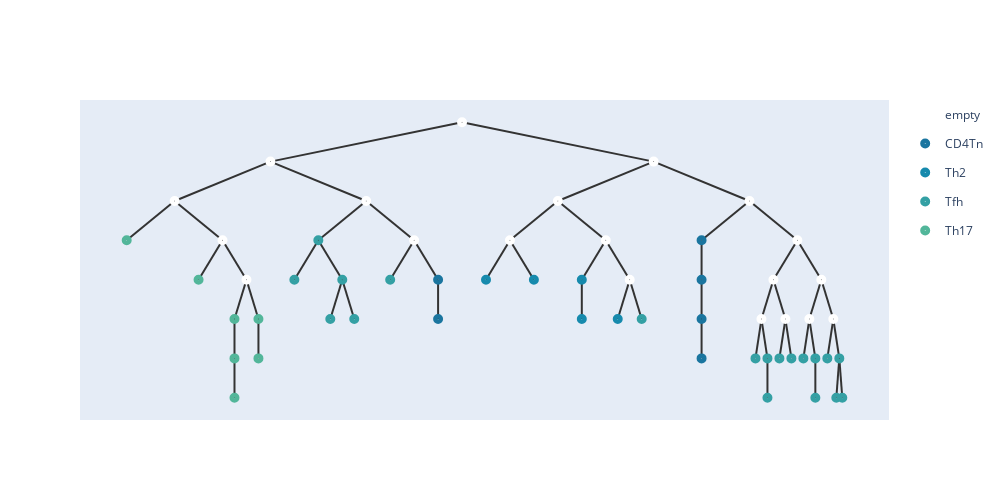

Write notebook code for a chart like this one.
### Code cell
temp,root = merge_points(similarities,root,nodes1,embeddings,5,percentile_25,percentile_5,n)
for i in nodes1:
    i.hyper = temp[int(i)]
    i.value =  temp[int(i)]
embeddings = temp.numpy();
add_meta(root,meta_list1,[])
show_tree(root,color=['#184e77','#1a759f','#168aad',"#34a0a4",'#52b69a','#99d98c','#76c893','#99d98c']).show_fig()
remove_meta(root);

### Figure 1 — Plotly figure (JSON) as saved in the notebook; plotly's stock layout.template omitted (floating-point values rounded to 4 significant figures)
{"data": [{"hoverinfo": "text", "hovertext": ["72", "69", "53", "52", "51", "62", "61", "71", "68", "63", "65", "58", "70", "67", "60", "56", "59", "66", "55", "64"], "legendgroup": "empty", "marker": {"color": "#fff", "size": 10, "symbol": "circle-dot"}, "mode": "markers+text", "name": "empty", "type": "scatter", "x": [5.5, 3.25, 2.125, 2.688, 2.969, 4.375, 4.938, 7.75, 6.625, 6.062, 7.188, 7.469, 8.875, 9.438, 9.156, 9.016, 9.297, 9.719, 9.578, 9.859], "y": [5, 3.5, 2, 0.5, -1, 2, 0.5, 3.5, 2, 0.5, 0.5, -1, 2, 0.5, -1, -2.5, -2.5, -1, -2.5, -2.5]}, {"hoverinfo": "text", "hovertext": ["24_CD4Tn", "1_CD4Tn", "4_CD4Tn", "25_CD4Tn", "2_CD4Tn", "27_CD4Tn"], "legendgroup": "CD4Tn", "marker": {"color": "#1a759f", "size": 10, "symbol": "circle-dot"}, "mode": "markers+text", "name": "CD4Tn", "type": "scatter", "x": [5.219, 5.219, 8.312, 8.312, 8.312, 8.312], "y": [-1, -2.5, 0.5, -1, -2.5, -4]}, {"hoverinfo": "text", "hovertext": ["17_Th2", "32_Th2", "20_Th2", "31_Th2", "0_Th2"], "legendgroup": "Th2", "marker": {"color": "#168aad", "size": 10, "symbol": "circle-dot"}, "mode": "markers+text", "name": "Th2", "type": "scatter", "x": [5.781, 6.344, 6.906, 6.906, 7.328], "y": [-1, -1, -1, -2.5, -2.5]}, {"hoverinfo": "text", "hovertext": ["21_Tfh", "36_Tfh", "15_Tfh", "9_Tfh", "28_Tfh", "10_Tfh", "26_Tfh", "13_Tfh", "29_Tfh", "23_Tfh", "30_Tfh", "33_Tfh", "11_Tfh", "3_Tfh", "35_Tfh", "12_Tfh", "8_Tfh", "34_Tfh", "19_Tfh"], "legendgroup": "Tfh", "marker": {"color": "#34a0a4", "size": 10, "symbol": "circle-dot"}, "mode": "markers+text", "name": "Tfh", "type": "scatter", "x": [3.812, 3.531, 4.094, 3.953, 4.234, 4.656, 7.609, 8.945, 9.086, 9.086, 9.227, 9.367, 9.508, 9.648, 9.648, 9.789, 9.93, 9.895, 9.965], "y": [0.5, -1, -1, -2.5, -2.5, -1, -2.5, -4, -4, -5.5, -4, -4, -4, -4, -5.5, -4, -4, -5.5, -5.5]}, {"hoverinfo": "text", "hovertext": ["7_Th17", "16_Th17", "6_Th17", "5_Th17", "22_Th17", "14_Th17", "18_Th17"], "legendgroup": "Th17", "marker": {"color": "#52b69a", "size": 10, "symbol": "circle-dot"}, "mode": "markers+text", "name": "Th17", "type": "scatter", "x": [1.562, 2.406, 2.828, 2.828, 2.828, 3.109, 3.109], "y": [0.5, -1, -2.5, -4, -5.5, -2.5, -4]}], "layout": {"height": 500, "shapes": [{"layer": "below", "line": {"color": "#333", "width": 2}, "type": "line", "x0": 5.5, "x1": 5.5, "y0": 5, "y1": 5}, {"layer": "below", "line": {"color": "#333", "width": 2}, "type": "line", "x0": 5.5, "x1": 3.25, "y0": 5, "y1": 3.5}, {"layer": "below", "line": {"color": "#333", "width": 2}, "type": "line", "x0": 3.25, "x1": 2.125, "y0": 3.5, "y1": 2}, {"layer": "below", "line": {"color": "#333", "width": 2}, "type": "line", "x0": 2.125, "x1": 1.562, "y0": 2, "y1": 0.5}, {"layer": "below", "line": {"color": "#333", "width": 2}, "type": "line", "x0": 2.125, "x1": 2.688, "y0": 2, "y1": 0.5}, {"layer": "below", "line": {"color": "#333", "width": 2}, "type": "line", "x0": 2.688, "x1": 2.406, "y0": 0.5, "y1": -1}, {"layer": "below", "line": {"color": "#333", "width": 2}, "type": "line", "x0": 2.688, "x1": 2.969, "y0": 0.5, "y1": -1}, {"layer": "below", "line": {"color": "#333", "width": 2}, "type": "line", "x0": 2.969, "x1": 2.828, "y0": -1, "y1": -2.5}, {"layer": "below", "line": {"color": "#333", "width": 2}, "type": "line", "x0": 2.828, "x1": 2.828, "y0": -2.5, "y1": -4}, {"layer": "below", "line": {"color": "#333", "width": 2}, "type": "line", "x0": 2.828, "x1": 2.828, "y0": -4, "y1": -5.5}, {"layer": "below", "line": {"color": "#333", "width": 2}, "type": "line", "x0": 2.969, "x1": 3.109, "y0": -1, "y1": -2.5}, {"layer": "below", "line": {"color": "#333", "width": 2}, "type": "line", "x0": 3.109, "x1": 3.109, "y0": -2.5, "y1": -4}, {"layer": "below", "line": {"color": "#333", "width": 2}, "type": "line", "x0": 3.25, "x1": 4.375, "y0": 3.5, "y1": 2}, {"layer": "below", "line": {"color": "#333", "width": 2}, "type": "line", "x0": 4.375, "x1": 3.812, "y0": 2, "y1": 0.5}, {"layer": "below", "line": {"color": "#333", "width": 2}, "type": "line", "x0": 3.812, "x1": 3.531, "y0": 0.5, "y1": -1}, {"layer": "below", "line": {"color": "#333", "width": 2}, "type": "line", "x0": 3.812, "x1": 4.094, "y0": 0.5, "y1": -1}, {"layer": "below", "line": {"color": "#333", "width": 2}, "type": "line", "x0": 4.094, "x1": 3.953, "y0": -1, "y1": -2.5}, {"layer": "below", "line": {"color": "#333", "width": 2}, "type": "line", "x0": 4.094, "x1": 4.234, "y0": -1, "y1": -2.5}, {"layer": "below", "line": {"color": "#333", "width": 2}, "type": "line", "x0": 4.375, "x1": 4.938, "y0": 2, "y1": 0.5}, {"layer": "below", "line": {"color": "#333", "width": 2}, "type": "line", "x0": 4.938, "x1": 4.656, "y0": 0.5, "y1": -1}, {"layer": "below", "line": {"color": "#333", "width": 2}, "type": "line", "x0": 4.938, "x1": 5.219, "y0": 0.5, "y1": -1}, {"layer": "below", "line": {"color": "#333", "width": 2}, "type": "line", "x0": 5.219, "x1": 5.219, "y0": -1, "y1": -2.5}, {"layer": "below", "line": {"color": "#333", "width": 2}, "type": "line", "x0": 5.5, "x1": 7.75, "y0": 5, "y1": 3.5}, {"layer": "below", "line": {"color": "#333", "width": 2}, "type": "line", "x0": 7.75, "x1": 6.625, "y0": 3.5, "y1": 2}, {"layer": "below", "line": {"color": "#333", "width": 2}, "type": "line", "x0": 6.625, "x1": 6.062, "y0": 2, "y1": 0.5}, {"layer": "below", "line": {"color": "#333", "width": 2}, "type": "line", "x0": 6.062, "x1": 5.781, "y0": 0.5, "y1": -1}, {"layer": "below", "line": {"color": "#333", "width": 2}, "type": "line", "x0": 6.062, "x1": 6.344, "y0": 0.5, "y1": -1}, {"layer": "below", "line": {"color": "#333", "width": 2}, "type": "line", "x0": 6.625, "x1": 7.188, "y0": 2, "y1": 0.5}, {"layer": "below", "line": {"color": "#333", "width": 2}, "type": "line", "x0": 7.188, "x1": 6.906, "y0": 0.5, "y1": -1}, {"layer": "below", "line": {"color": "#333", "width": 2}, "type": "line", "x0": 6.906, "x1": 6.906, "y0": -1, "y1": -2.5}, {"layer": "below", "line": {"color": "#333", "width": 2}, "type": "line", "x0": 7.188, "x1": 7.469, "y0": 0.5, "y1": -1}, {"layer": "below", "line": {"color": "#333", "width": 2}, "type": "line", "x0": 7.469, "x1": 7.328, "y0": -1, "y1": -2.5}, {"layer": "below", "line": {"color": "#333", "width": 2}, "type": "line", "x0": 7.469, "x1": 7.609, "y0": -1, "y1": -2.5}, {"layer": "below", "line": {"color": "#333", "width": 2}, "type": "line", "x0": 7.75, "x1": 8.875, "y0": 3.5, "y1": 2}, {"layer": "below", "line": {"color": "#333", "width": 2}, "type": "line", "x0": 8.875, "x1": 8.312, "y0": 2, "y1": 0.5}, {"layer": "below", "line": {"color": "#333", "width": 2}, "type": "line", "x0": 8.312, "x1": 8.312, "y0": 0.5, "y1": -1}, {"layer": "below", "line": {"color": "#333", "width": 2}, "type": "line", "x0": 8.312, "x1": 8.312, "y0": -1, "y1": -2.5}, {"layer": "below", "line": {"color": "#333", "width": 2}, "type": "line", "x0": 8.312, "x1": 8.312, "y0": -2.5, "y1": -4}, {"layer": "below", "line": {"color": "#333", "width": 2}, "type": "line", "x0": 8.875, "x1": 9.438, "y0": 2, "y1": 0.5}, {"layer": "below", "line": {"color": "#333", "width": 2}, "type": "line", "x0": 9.438, "x1": 9.156, "y0": 0.5, "y1": -1}, {"layer": "below", "line": {"color": "#333", "width": 2}, "type": "line", "x0": 9.156, "x1": 9.016, "y0": -1, "y1": -2.5}, {"layer": "below", "line": {"color": "#333", "width": 2}, "type": "line", "x0": 9.016, "x1": 8.945, "y0": -2.5, "y1": -4}, {"layer": "below", "line": {"color": "#333", "width": 2}, "type": "line", "x0": 9.016, "x1": 9.086, "y0": -2.5, "y1": -4}, {"layer": "below", "line": {"color": "#333", "width": 2}, "type": "line", "x0": 9.086, "x1": 9.086, "y0": -4, "y1": -5.5}, {"layer": "below", "line": {"color": "#333", "width": 2}, "type": "line", "x0": 9.156, "x1": 9.297, "y0": -1, "y1": -2.5}, {"layer": "below", "line": {"color": "#333", "width": 2}, "type": "line", "x0": 9.297, "x1": 9.227, "y0": -2.5, "y1": -4}, {"layer": "below", "line": {"color": "#333", "width": 2}, "type": "line", "x0": 9.297, "x1": 9.367, "y0": -2.5, "y1": -4}, {"layer": "below", "line": {"color": "#333", "width": 2}, "type": "line", "x0": 9.438, "x1": 9.719, "y0": 0.5, "y1": -1}, {"layer": "below", "line": {"color": "#333", "width": 2}, "type": "line", "x0": 9.719, "x1": 9.578, "y0": -1, "y1": -2.5}, {"layer": "below", "line": {"color": "#333", "width": 2}, "type": "line", "x0": 9.578, "x1": 9.508, "y0": -2.5, "y1": -4}, {"layer": "below", "line": {"color": "#333", "width": 2}, "type": "line", "x0": 9.578, "x1": 9.648, "y0": -2.5, "y1": -4}, {"layer": "below", "line": {"color": "#333", "width": 2}, "type": "line", "x0": 9.648, "x1": 9.648, "y0": -4, "y1": -5.5}, {"layer": "below", "line": {"color": "#333", "width": 2}, "type": "line", "x0": 9.719, "x1": 9.859, "y0": -1, "y1": -2.5}, {"layer": "below", "line": {"color": "#333", "width": 2}, "type": "line", "x0": 9.859, "x1": 9.789, "y0": -2.5, "y1": -4}, {"layer": "below", "line": {"color": "#333", "width": 2}, "type": "line", "x0": 9.859, "x1": 9.93, "y0": -2.5, "y1": -4}, {"layer": "below", "line": {"color": "#333", "width": 2}, "type": "line", "x0": 9.93, "x1": 9.895, "y0": -4, "y1": -5.5}, {"layer": "below", "line": {"color": "#333", "width": 2}, "type": "line", "x0": 9.93, "x1": 9.965, "y0": -4, "y1": -5.5}], "width": 1000, "xaxis": {"showgrid": false, "showline": false, "showticklabels": false, "zeroline": false}, "yaxis": {"showgrid": false, "showline": false, "showticklabels": false, "zeroline": false}}}
